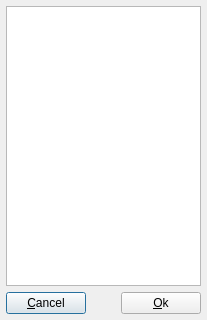
<?xml version="1.0" encoding="UTF-8"?>
<ui version="4.0">
 <class>DialogList</class>
 <widget class="QDialog" name="DialogList">
  <property name="windowModality">
   <enum>Qt::WindowModal</enum>
  </property>
  <property name="geometry">
   <rect>
    <x>0</x>
    <y>0</y>
    <width>207</width>
    <height>320</height>
   </rect>
  </property>
  <property name="windowIcon">
   <iconset>
    <normaloff>:/icons/icon</normaloff>:/icons/icon</iconset>
  </property>
  <layout class="QGridLayout" name="gridLayout">
   <property name="leftMargin">
    <number>6</number>
   </property>
   <property name="topMargin">
    <number>6</number>
   </property>
   <property name="rightMargin">
    <number>6</number>
   </property>
   <property name="bottomMargin">
    <number>6</number>
   </property>
   <property name="spacing">
    <number>6</number>
   </property>
   <item row="0" column="0">
    <widget class="QListWidget" name="listWidget"/>
   </item>
   <item row="1" column="0">
    <layout class="QHBoxLayout" name="horizontalLayout">
     <item>
      <widget class="QPushButton" name="pushCancel">
       <property name="text">
        <string>&amp;Cancel</string>
       </property>
      </widget>
     </item>
     <item>
      <spacer name="horizontalSpacer">
       <property name="orientation">
        <enum>Qt::Horizontal</enum>
       </property>
       <property name="sizeHint" stdset="0">
        <size>
         <width>40</width>
         <height>20</height>
        </size>
       </property>
      </spacer>
     </item>
     <item>
      <widget class="QPushButton" name="pushOk">
       <property name="text">
        <string>&amp;Ok</string>
       </property>
      </widget>
     </item>
    </layout>
   </item>
  </layout>
 </widget>
 <tabstops>
  <tabstop>listWidget</tabstop>
 </tabstops>
 <resources/>
 <connections>
  <connection>
   <sender>listWidget</sender>
   <signal>itemDoubleClicked(QListWidgetItem*)</signal>
   <receiver>DialogList</receiver>
   <slot>accept()</slot>
   <hints>
    <hint type="sourcelabel">
     <x>119</x>
     <y>143</y>
    </hint>
    <hint type="destinationlabel">
     <x>119</x>
     <y>159</y>
    </hint>
   </hints>
  </connection>
 </connections>
</ui>
